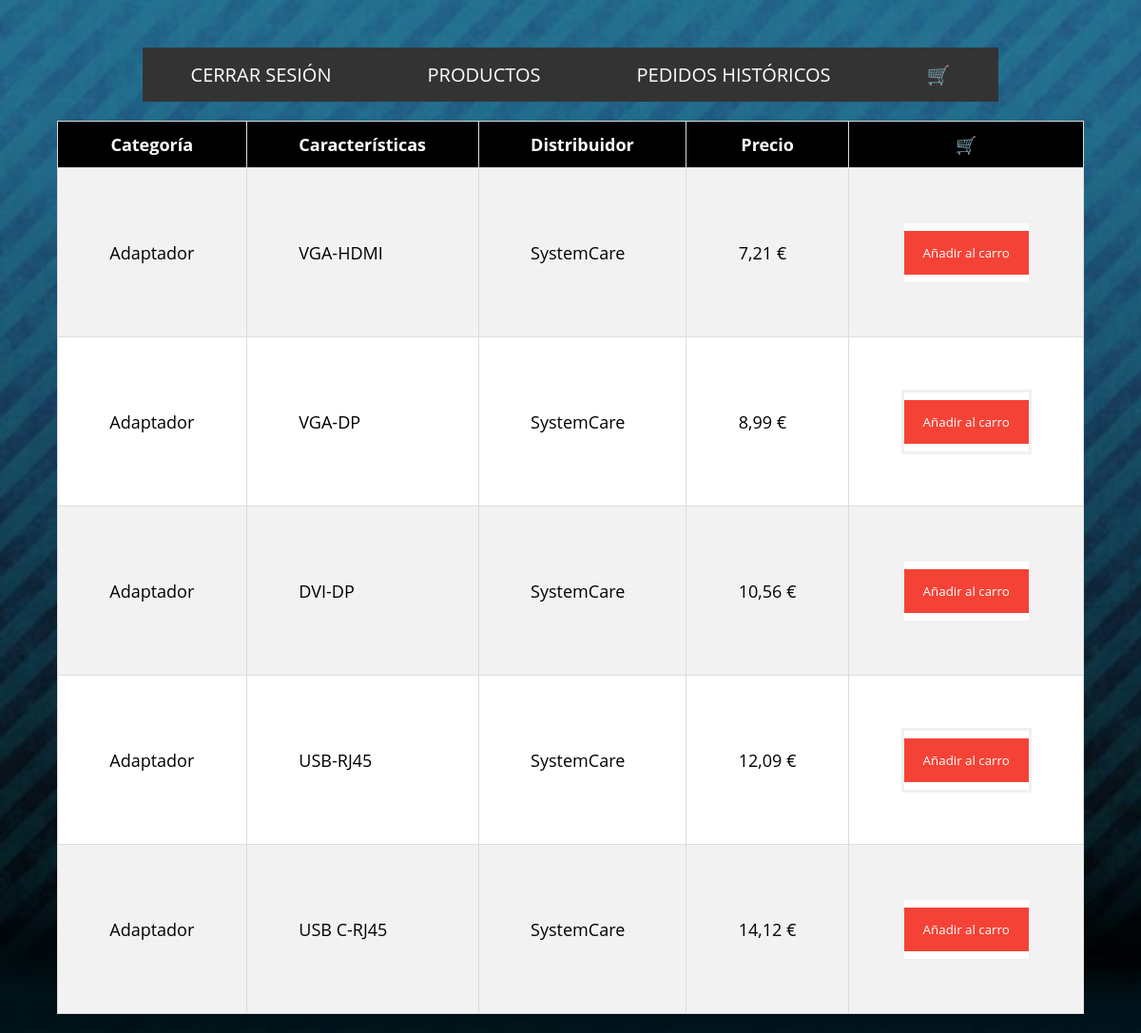
The app's page /SystemCare_inv/mostrar_adaptadores.php (signed in) with its own data.
### tables this page shows
CREATE TABLE `productos` (
  `id` int(11) NOT NULL,
  `stock` int(11) NOT NULL,
  `categoria` varchar(255) NOT NULL,
  `caracteristicas` varchar(255) NOT NULL,
  `Distribuidor` varchar(255) NOT NULL,
  `precio` float NOT NULL
);

### SystemCare_inv/mostrar_adaptadores.php (the view, shortened to what this page needs)
<!DOCTYPE html>
<html lang="es">
<head>
    <link rel="stylesheet" href="css/style.css">
</head>
<body id="fondo">
<?php include_once('header.php');?>
<?php
    $servername = "localhost";
    $username = "systemadmin";
    $password = "abc123.";
    $dbname = "SystemCare_inv";
    $conn = mysqli_connect($servername, $username, $password, $dbname);
    $sql = "SELECT id, categoria, caracteristicas, distribuidor, precio FROM productos WHERE categoria=?";
    $stmt = mysqli_prepare($conn, $sql);
    $categoria = 'Adaptador';
    mysqli_stmt_bind_param($stmt, "s", $categoria);
    mysqli_stmt_execute($stmt);
    $resultado = mysqli_stmt_get_result($stmt);
	echo "<table id='categorias'>";
	echo "<tr><th>Categoría</th><th>Características</th><th>Distribuidor</th><th>Precio</th><th>🛒</th></tr>";
	while ($fila = mysqli_fetch_assoc($resultado)) {
    $precio = number_format($fila["precio"], 2, ',', '') . " €";
    echo "<tr><td>" . $fila["categoria"] . "</td><td>" . $fila["caracteristicas"] . "</td><td>" . $fila["distribuidor"] . "</td><td>" . $precio . "</td><td><form action='carro.php' method='POST'><input type='hidden' name='id' value='" . $fila["id"] . "'><input type='hidden' name='categoria' value='" . $fila["categoria"] . "'><input type='hidden' name='caracteristicas' value='" . $fila["caracteristicas"] . "'><input type='hidden' name='distribuidor' value='" . $fila["distribuidor"] . "'><input type='hidden' name='precio' value='" . $fila["precio"] . "'><button type='submit'>Añadir al carro</button></form></td></tr>";
	}
	echo "</table>";
?>
</body>
</html>

### SystemCare_inv/css/style.css (style rules this page uses)
form { border: 3px solid #f1f1f1; background-color: white; }
button { background-color: #f44336; color: white; padding: 14px 20px; margin: 8px 0; border: none; cursor: pointer; width: 100%; }
form { margin: 10 25%; }
* { margin: 0; padding: 0; box-sizing: border-box; font-family: 'Open Sans'; }
body { background-image: url(../img/fondo.png); background-size: cover; border-collapse: collapse; width: 100%; font-size: 18px; color: black; }
#fondo { background-image: url(../img/fondo.png); background-size: cover; border-collapse: collapse; width: 100%; font-size: 18px; color: white; }
#categorias { font-family: Arial, Helvetica, sans-serif; border-collapse: collapse; list-style: none; display: flex; justify-content: space-around; margin: 20px; }
#categorias td, #categorias th { border: 1px solid #ddd; padding: 54.5px; }
#categorias tr { color: black; background-color: white; }
#categorias tr:nth-child(even) { background-color: #f2f2f2; }
#categorias th { padding-top: 12px; padding-bottom: 12px; text-align: left; background-color: black; color: white; text-align: center; }
* { box-sizing: border-box; }

### records on screen
productos: categoria "Adaptador", caracteristicas "VGA-HDMI", Distribuidor "SystemCare", precio "7,21 €"
productos: categoria "Adaptador", caracteristicas "VGA-DP", Distribuidor "SystemCare", precio "8,99 €"
productos: categoria "Adaptador", caracteristicas "DVI-DP", Distribuidor "SystemCare", precio "10,56 €"
productos: categoria "Adaptador", caracteristicas "USB-RJ45", Distribuidor "SystemCare", precio "12,09 €"
productos: categoria "Adaptador", caracteristicas "USB C-RJ45", Distribuidor "SystemCare", precio "14,12 €"
